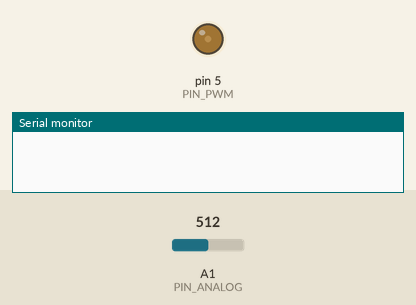
The sketch below on a simulated Arduino Uno, built with avr-gcc and run on an emulated ATmega328P. Shown: output pins drawn as LEDs (lit = HIGH), the last lines printed to the serial monitor. Inputs (shaded band) come from the test bench; at power-on: A1 (PIN_ANALOG) = 512.

Above: at 1.2 s.
1.3 s: A1 (PIN_ANALOG) set to 716
At 2.1 s:
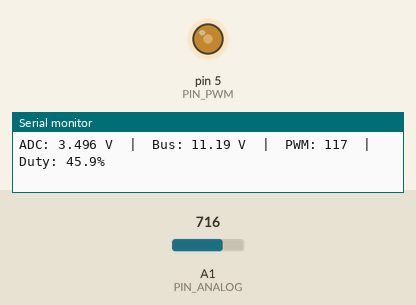
2.9 s: A1 (PIN_ANALOG) set to 900
At 4.0 s:
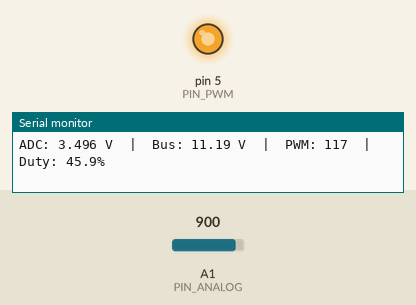
4.5 s: A1 (PIN_ANALOG) set to 0
At 5.1 s:
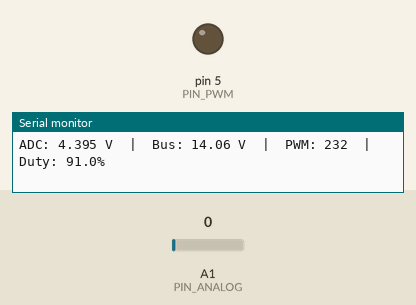
Timing chart, 0 to 7.5 s (numbered marks = the images above; inputs shaded):
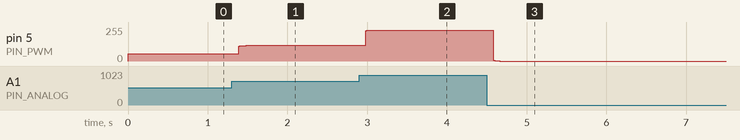

The sketch:

meter.ino
```cpp
#define DEBUG

const uint8_t PIN_ANALOG = A1;
const uint8_t PIN_PWM    = 5;
const float   V_PER_COUNT = 16.0 / 1024.0;

// Lookup table: ADC value (0-1023) -> PWM output (0-255).
// Generated from meter_lut.csv: a Gaussian-weighted nonlinear mapping
// that expands the scale around 12 V for an 85C1-style panel meter.
static const uint8_t lut[1024] = {
    0,   0,   0,   0,   0,   1,   1,   1,   1,   1,   1,   1,   1,   1,   1,   2,
    2,   2,   2,   2,   2,   2,   2,   2,   2,   3,   3,   3,   3,   3,   3,   3,
    3,   3,   4,   4,   4,   4,   4,   4,   4,   4,   4,   4,   5,   5,   5,   5,
    5,   5,   5,   5,   5,   6,   6,   6,   6,   6,   6,   6,   6,   6,   6,   7,
    7,   7,   7,   7,   7,   7,   7,   7,   7,   8,   8,   8,   8,   8,   8,   8,
    8,   8,   9,   9,   9,   9,   9,   9,   9,   9,   9,   9,  10,  10,  10,  10,
   10,  10,  10,  10,  10,  10,  11,  11,  11,  11,  11,  11,  11,  11,  11,  12,
   12,  12,  12,  12,  12,  12,  12,  12,  12,  13,  13,  13,  13,  13,  13,  13,
   13,  13,  13,  14,  14,  14,  14,  14,  14,  14,  14,  14,  15,  15,  15,  15,
   15,  15,  15,  15,  15,  15,  16,  16,  16,  16,  16,  16,  16,  16,  16,  17,
   17,  17,  17,  17,  17,  17,  17,  17,  17,  18,  18,  18,  18,  18,  18,  18,
   18,  18,  18,  19,  19,  19,  19,  19,  19,  19,  19,  19,  20,  20,  20,  20,
   20,  20,  20,  20,  20,  20,  21,  21,  21,  21,  21,  21,  21,  21,  21,  21,
   22,  22,  22,  22,  22,  22,  22,  22,  22,  23,  23,  23,  23,  23,  23,  23,
   23,  23,  23,  24,  24,  24,  24,  24,  24,  24,  24,  24,  25,  25,  25,  25,
   25,  25,  25,  25,  25,  25,  26,  26,  26,  26,  26,  26,  26,  26,  26,  26,
   27,  27,  27,  27,  27,  27,  27,  27,  27,  28,  28,  28,  28,  28,  28,  28,
   28,  28,  28,  29,  29,  29,  29,  29,  29,  29,  29,  29,  29,  30,  30,  30,
   30,  30,  30,  30,  30,  30,  31,  31,  31,  31,  31,  31,  31,  31,  31,  31,
   32,  32,  32,  32,  32,  32,  32,  32,  32,  32,  33,  33,  33,  33,  33,  33,
   33,  33,  33,  34,  34,  34,  34,  34,  34,  34,  34,  34,  34,  35,  35,  35,
   35,  35,  35,  35,  35,  35,  36,  36,  36,  36,  36,  36,  36,  36,  36,  36,
   37,  37,  37,  37,  37,  37,  37,  37,  37,  37,  38,  38,  38,  38,  38,  38,
   38,  38,  38,  39,  39,  39,  39,  39,  39,  39,  39,  39,  39,  40,  40,  40,
   40,  40,  40,  40,  40,  40,  40,  41,  41,  41,  41,  41,  41,  41,  41,  41,
   42,  42,  42,  42,  42,  42,  42,  42,  42,  42,  43,  43,  43,  43,  43,  43,
   43,  43,  43,  44,  44,  44,  44,  44,  44,  44,  44,  44,  44,  45,  45,  45,
   45,  45,  45,  45,  45,  45,  45,  46,  46,  46,  46,  46,  46,  46,  46,  46,
   47,  47,  47,  47,  47,  47,  47,  47,  47,  47,  48,  48,  48,  48,  48,  48,
   48,  48,  48,  49,  49,  49,  49,  49,  49,  49,  49,  49,  50,  50,  50,  50,
   50,  50,  50,  50,  50,  50,  51,  51,  51,  51,  51,  51,  51,  51,  51,  52,
   52,  52,  52,  52,  52,  52,  52,  52,  53,  53,  53,  53,  53,  53,  53,  53,
   53,  54,  54,  54,  54,  54,  54,  54,  54,  55,  55,  55,  55,  55,  55,  55,
   55,  56,  56,  56,  56,  56,  56,  56,  56,  57,  57,  57,  57,  57,  57,  57,
   57,  58,  58,  58,  58,  58,  58,  58,  59,  59,  59,  59,  59,  59,  59,  60,
   60,  60,  60,  60,  60,  60,  61,  61,  61,  61,  61,  61,  62,  62,  62,  62,
   62,  62,  63,  63,  63,  63,  63,  63,  64,  64,  64,  64,  64,  65,  65,  65,
   65,  65,  66,  66,  66,  66,  66,  67,  67,  67,  67,  68,  68,  68,  68,  69,
   69,  69,  69,  69,  70,  70,  70,  70,  71,  71,  71,  72,  72,  72,  72,  73,
   73,  73,  74,  74,  74,  74,  75,  75,  75,  76,  76,  76,  77,  77,  77,  78,
   78,  78,  79,  79,  79,  80,  80,  81,  81,  81,  82,  82,  82,  83,  83,  84,
   84,  84,  85,  85,  86,  86,  87,  87,  88,  88,  88,  89,  89,  90,  90,  91,
   91,  92,  92,  93,  93,  94,  94,  95,  95,  96,  96,  97,  97,  98,  98,  99,
   99, 100, 101, 101, 102, 102, 103, 103, 104, 105, 105, 106, 106, 107, 108, 108,
  109, 110, 110, 111, 111, 112, 113, 113, 114, 115, 115, 116, 117, 117, 118, 119,
  119, 120, 121, 121, 122, 123, 123, 124, 125, 126, 126, 127, 128, 128, 129, 130,
  131, 131, 132, 133, 134, 134, 135, 136, 137, 137, 138, 139, 140, 140, 141, 142,
  143, 143, 144, 145, 146, 146, 147, 148, 149, 149, 150, 151, 152, 153, 153, 154,
  155, 156, 156, 157, 158, 159, 159, 160, 161, 162, 162, 163, 164, 165, 166, 166,
  167, 168, 169, 169, 170, 171, 172, 172, 173, 174, 175, 175, 176, 177, 177, 178,
  179, 180, 180, 181, 182, 183, 183, 184, 185, 185, 186, 187, 187, 188, 189, 189,
  190, 191, 192, 192, 193, 194, 194, 195, 195, 196, 197, 197, 198, 199, 199, 200,
  201, 201, 202, 202, 203, 204, 204, 205, 205, 206, 206, 207, 208, 208, 209, 209,
  210, 210, 211, 211, 212, 212, 213, 214, 214, 215, 215, 216, 216, 217, 217, 217,
  218, 218, 219, 219, 220, 220, 221, 221, 222, 222, 222, 223, 223, 224, 224, 225,
  225, 225, 226, 226, 227, 227, 227, 228, 228, 228, 229, 229, 230, 230, 230, 231,
  231, 231, 232, 232, 232, 233, 233, 233, 234, 234, 234, 234, 235, 235, 235, 236,
  236, 236, 236, 237, 237, 237, 238, 238, 238, 238, 239, 239, 239, 239, 240, 240,
  240, 240, 241, 241, 241, 241, 241, 242, 242, 242, 242, 243, 243, 243, 243, 243,
  244, 244, 244, 244, 244, 244, 245, 245, 245, 245, 245, 246, 246, 246, 246, 246,
  246, 247, 247, 247, 247, 247, 247, 248, 248, 248, 248, 248, 248, 249, 249, 249,
  249, 249, 249, 249, 250, 250, 250, 250, 250, 250, 250, 251, 251, 251, 251, 251,
  251, 251, 251, 252, 252, 252, 252, 252, 252, 252, 252, 253, 253, 253, 253, 253,
  253, 253, 253, 254, 254, 254, 254, 254, 254, 254, 254, 255, 255, 255, 255, 255
};

static uint16_t filtered = 0;

void setup() {
  pinMode(PIN_PWM, OUTPUT);
  filtered = analogRead(PIN_ANALOG) << 3;
#ifdef DEBUG
  Serial.begin(9600);
#endif
}

void loop() {
  // EMA filter (α ≈ 1/8) to smooth ADC noise
  uint16_t raw = analogRead(PIN_ANALOG);
  filtered += raw - (filtered >> 3);
  uint16_t adc = filtered >> 3;
  if (adc > 1023) adc = 1023;

  uint8_t pwm = lut[adc];
  analogWrite(PIN_PWM, pwm);

#ifdef DEBUG
  static uint16_t loop_count = 0;
  if (++loop_count >= 500) {
    loop_count = 0;
    float v_adc = adc * (5.0 / 1024.0);
    float v_bus = adc * V_PER_COUNT;
    float duty  = pwm / 255.0 * 100.0;
    Serial.print("ADC: "); Serial.print(v_adc, 3); Serial.print(" V  |  ");
    Serial.print("Bus: "); Serial.print(v_bus, 2); Serial.print(" V  |  ");
    Serial.print("PWM: "); Serial.print(pwm); Serial.print("  |  ");
    Serial.print("Duty: "); Serial.print(duty, 1); Serial.println("%");
  }
#endif

  delay(4);
}
```

Measured:
- after the input at 1.3 s, pin 5 (PIN_PWM): 53/255 → 117/255 after 0.09 s
- after the input at 2.9 s, pin 5 (PIN_PWM): 117/255 → 232/255 after 0.08 s
- after the input at 4.5 s, pin 5 (PIN_PWM): 232/255 → 0/255 after 0.08 s
